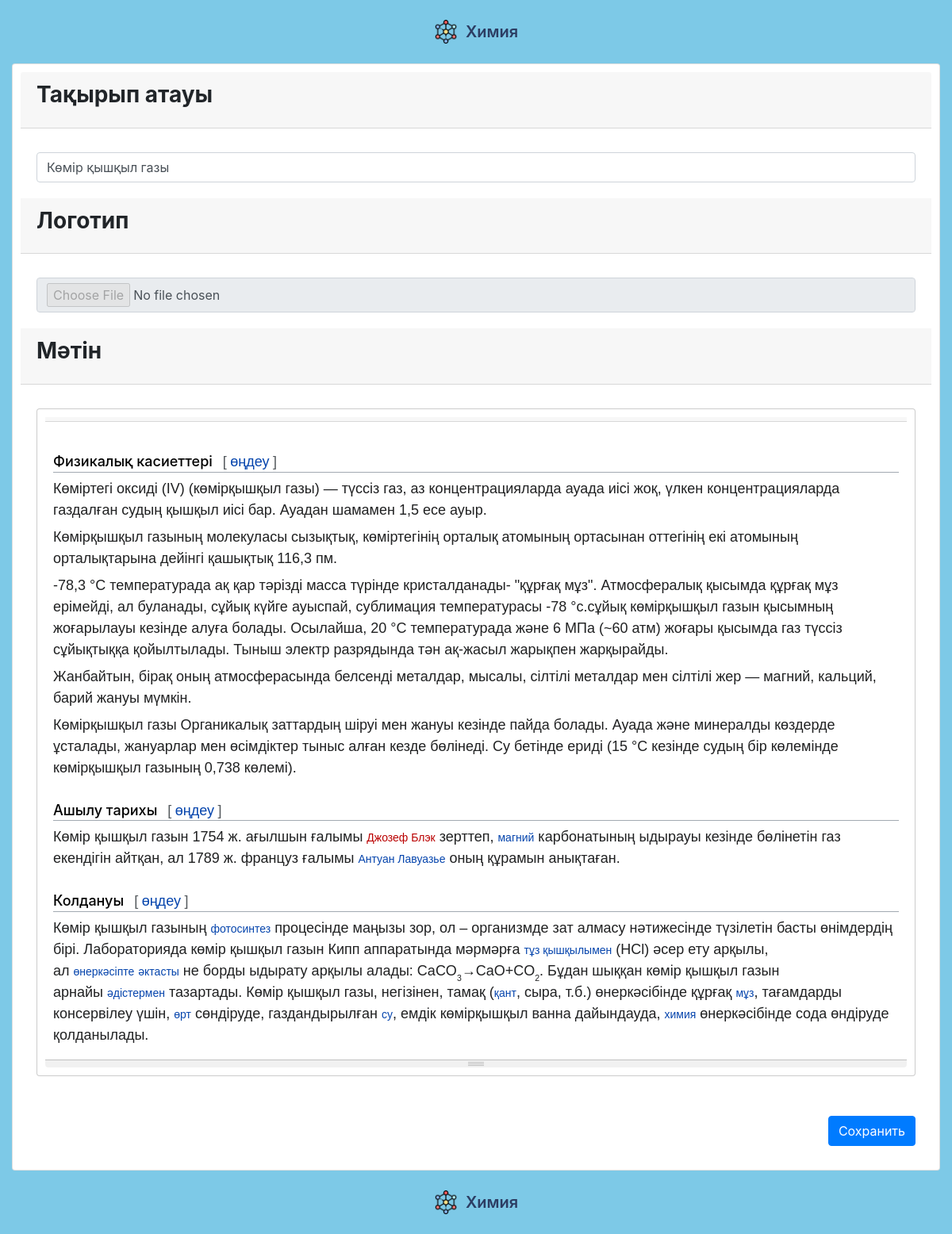
/admin/edit.php?id=5, run on an earlier commit of the app's database.
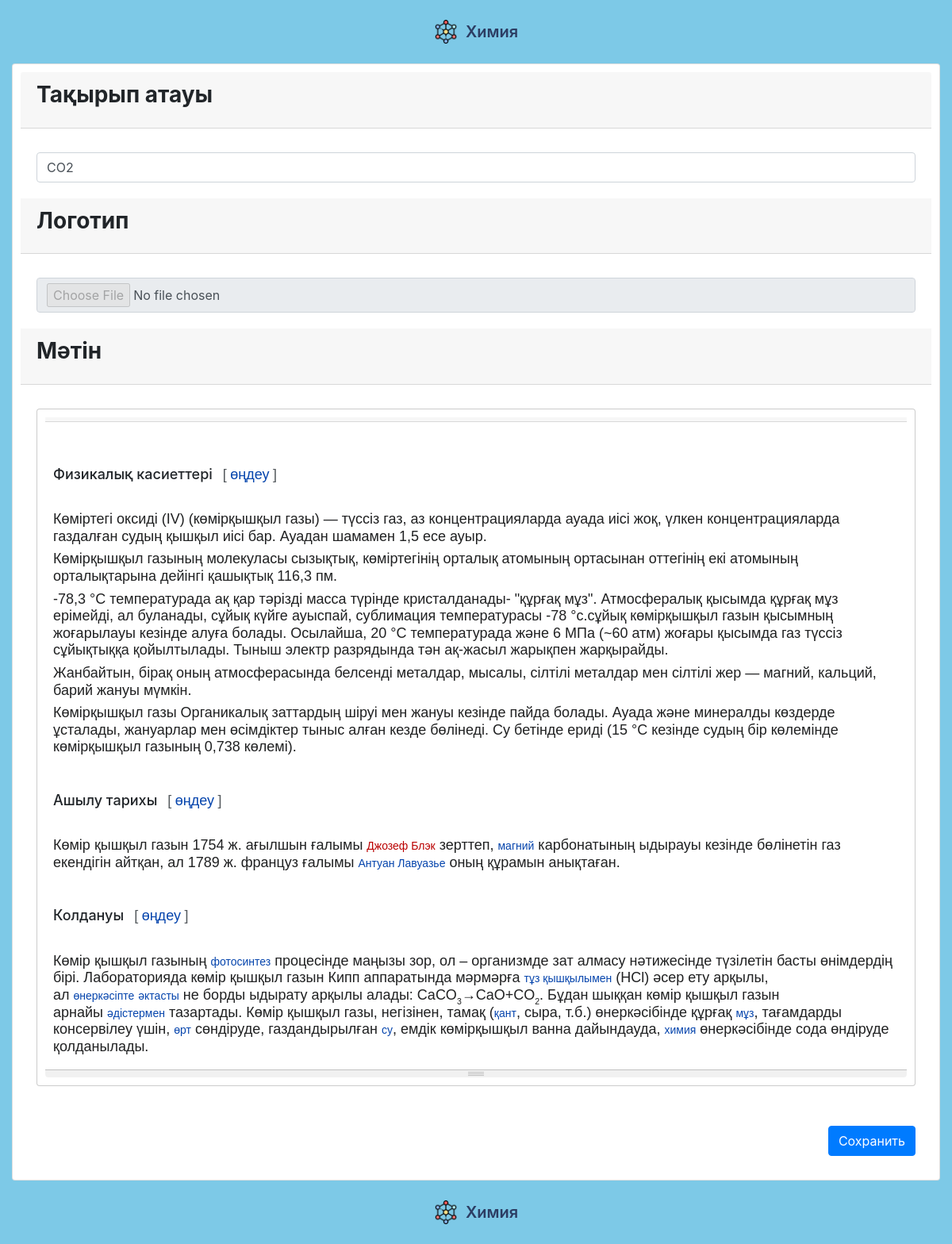
And on a later commit of the database.
### tables this page shows
CREATE TABLE items (id INTEGER PRIMARY KEY UNIQUE, name VARCHAR (0, 255), logo TEXT, text TEXT);

### admin/edit.php (the view, shortened to what this page needs)
<?php
    $db = new PDO('sqlite:'.DB_PATH);
    if(isset($_GET['id'])) {
        $id = $_GET['id'];
        $result = $db->query("SELECT * FROM items WHERE id = :id");
        $result->execute([':id' => $id]);
        $row = $result->fetchAll(PDO::FETCH_ASSOC);
    }
?>
<!DOCTYPE html>
<html lang="en">
<head>
    <link rel="stylesheet" href="../css/sweetalert2.min.css">
    <link rel="stylesheet" href="../css/summernote-bs4.min.css">
    <link rel="stylesheet" href="../css/bootstrap.min.css">
    <link rel="stylesheet" href="https://maxcdn.bootstrapcdn.com/bootstrap/4.0.0-alpha.6/css/bootstrap.min.css">
    <link rel="stylesheet" href="https://cdnjs.cloudflare.com/ajax/libs/font-awesome/5.15.3/css/all.min.css">
</head>
<body style="background-color: #7dc9e7;">
    <header>
        <div class="header">
            <img src="../img/logo.png" alt="">
            <span>Химия</span>
        </div>
    </header>
    <section>
        <form action="update.php" method="POST" enctype="multipart/form-data">
            <div class="container-fluid">
            <?php
                foreach ($row as $row) {
                    ?>
                    <div class="card">
                        <div class="card-header">
                            <h3 class="card-title font-weight-bold">
                                Тақырып атауы
                            </h3>
                        </div>
                        <div class="card-body">
                            <input type="text" name="name" value="<?php echo $row['name']; ?>" class="form-control">
                        </div>
                        <div class="card-header">
                            <h3 class="card-title font-weight-bold">
                                Логотип
                            </h3>
                        </div>
                        <div class="card-body">
                            <input name="logo" value="<?php echo $row['logo']; ?>" class="form-control" type="file" disabled>
                        </div>
                        <div class="card-header">
                            <h3 class="card-title font-weight-bold">
                                Мәтін
                            </h3>
                        </div>
                        <div class="card-body">
                        </div>
                        <div class="card-body">
                            <input type="submit" name="submit" class="btn btn-primary" value="Сохранить">
                        </div>
                    </div>
                    <?php
                };
            ?>
            </div>
        </form>
    </section>
    <footer>
        <div class="footer">
            <img src="../img/logo.png" alt="">
            <span>Химия</span>
        </div>
    </footer>
</body>
</html>

What changed in the data, as far as the page shows it:
changed items: name "Көмір қышқыл газы" → "CO2"
